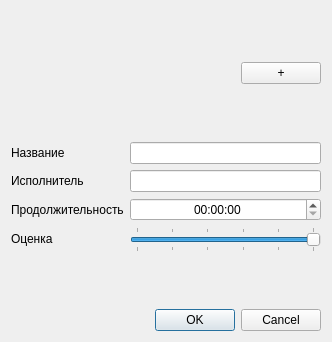
<?xml version="1.0" encoding="UTF-8"?>
<ui version="4.0">
 <class>SongDialog</class>
 <widget class="QDialog" name="SongDialog">
  <property name="geometry">
   <rect>
    <x>0</x>
    <y>0</y>
    <width>332</width>
    <height>342</height>
   </rect>
  </property>
  <property name="windowTitle">
   <string>Dialog</string>
  </property>
  <layout class="QGridLayout" name="gridLayout">
   <item row="0" column="0">
    <layout class="QHBoxLayout" name="horizontalLayout">
     <item>
      <widget class="QLabel" name="labelPreview">
       <property name="sizePolicy">
        <sizepolicy hsizetype="Fixed" vsizetype="Fixed">
         <horstretch>0</horstretch>
         <verstretch>0</verstretch>
        </sizepolicy>
       </property>
       <property name="minimumSize">
        <size>
         <width>125</width>
         <height>125</height>
        </size>
       </property>
       <property name="toolTip">
        <string>Превью</string>
       </property>
       <property name="text">
        <string/>
       </property>
      </widget>
     </item>
     <item>
      <spacer name="horizontalSpacer">
       <property name="orientation">
        <enum>Qt::Horizontal</enum>
       </property>
       <property name="sizeHint" stdset="0">
        <size>
         <width>40</width>
         <height>20</height>
        </size>
       </property>
      </spacer>
     </item>
     <item>
      <widget class="QPushButton" name="btnPreview">
       <property name="sizePolicy">
        <sizepolicy hsizetype="Fixed" vsizetype="Fixed">
         <horstretch>0</horstretch>
         <verstretch>0</verstretch>
        </sizepolicy>
       </property>
       <property name="toolTip">
        <string>Выбрать изображение</string>
       </property>
       <property name="text">
        <string>+</string>
       </property>
      </widget>
     </item>
    </layout>
   </item>
   <item row="1" column="0">
    <layout class="QFormLayout" name="formLayout">
     <item row="0" column="0">
      <widget class="QLabel" name="label_5">
       <property name="text">
        <string>Название</string>
       </property>
      </widget>
     </item>
     <item row="0" column="1">
      <widget class="QLineEdit" name="name_lineEdit"/>
     </item>
     <item row="1" column="0">
      <widget class="QLabel" name="label_6">
       <property name="text">
        <string>Исполнитель</string>
       </property>
      </widget>
     </item>
     <item row="2" column="0">
      <widget class="QLabel" name="label_7">
       <property name="text">
        <string>Продолжительность</string>
       </property>
      </widget>
     </item>
     <item row="3" column="0">
      <widget class="QLabel" name="label_8">
       <property name="text">
        <string>Оценка</string>
       </property>
      </widget>
     </item>
     <item row="3" column="1">
      <widget class="QSlider" name="rating_horizontalSlider">
       <property name="maximum">
        <number>5</number>
       </property>
       <property name="pageStep">
        <number>1</number>
       </property>
       <property name="value">
        <number>5</number>
       </property>
       <property name="sliderPosition">
        <number>5</number>
       </property>
       <property name="orientation">
        <enum>Qt::Horizontal</enum>
       </property>
       <property name="tickPosition">
        <enum>QSlider::TicksBothSides</enum>
       </property>
       <property name="tickInterval">
        <number>1</number>
       </property>
      </widget>
     </item>
     <item row="1" column="1">
      <widget class="QLineEdit" name="executor_lineEdit"/>
     </item>
     <item row="2" column="1">
      <widget class="QTimeEdit" name="duration_timeEdit">
       <property name="alignment">
        <set>Qt::AlignCenter</set>
       </property>
      </widget>
     </item>
    </layout>
   </item>
   <item row="2" column="0">
    <widget class="QDialogButtonBox" name="buttonBox">
     <property name="orientation">
      <enum>Qt::Horizontal</enum>
     </property>
     <property name="standardButtons">
      <set>QDialogButtonBox::Cancel|QDialogButtonBox::Ok</set>
     </property>
    </widget>
   </item>
  </layout>
 </widget>
 <resources/>
 <connections>
  <connection>
   <sender>buttonBox</sender>
   <signal>accepted()</signal>
   <receiver>SongDialog</receiver>
   <slot>accept()</slot>
   <hints>
    <hint type="sourcelabel">
     <x>248</x>
     <y>254</y>
    </hint>
    <hint type="destinationlabel">
     <x>157</x>
     <y>274</y>
    </hint>
   </hints>
  </connection>
  <connection>
   <sender>buttonBox</sender>
   <signal>rejected()</signal>
   <receiver>SongDialog</receiver>
   <slot>reject()</slot>
   <hints>
    <hint type="sourcelabel">
     <x>316</x>
     <y>260</y>
    </hint>
    <hint type="destinationlabel">
     <x>286</x>
     <y>274</y>
    </hint>
   </hints>
  </connection>
 </connections>
</ui>
